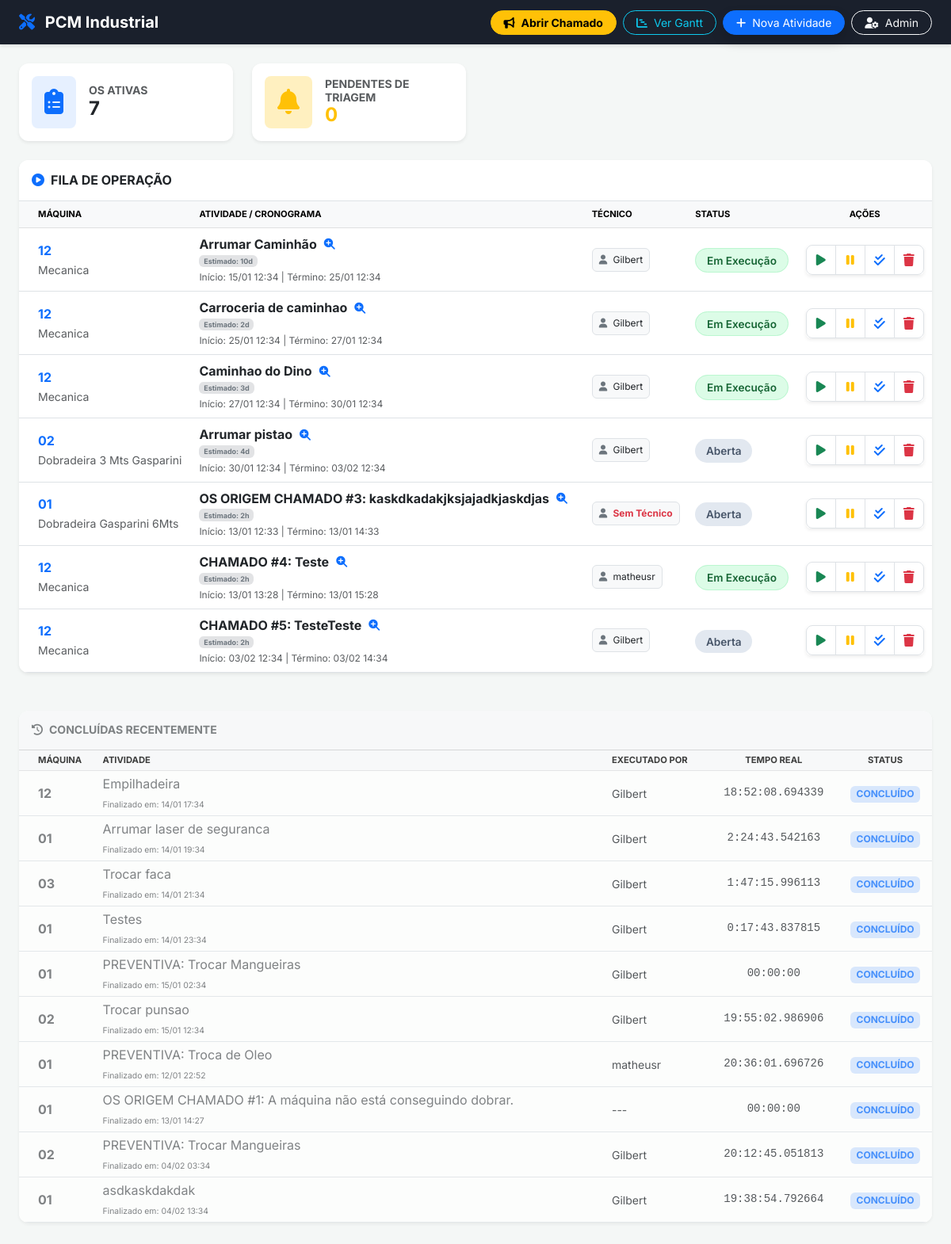
The page / on the database its author committed.
### assets/models.py (models this page shows, shortened)
class Atividade(models.Model):
    eh_emergencial = models.BooleanField(default=False, verbose_name="Emergencial (Corta fila)")
    STATUS_CHOICES = [
        ('aberta', 'Aberta'),
        ('executando', 'Em Execução'),
        ('pausada', 'Pausada'),
        ('finalizada', 'Finalizada'),
        ('parada', 'Parada/Cancelada'),
        ('cancelada', 'Cancelada'),
    ]
    maquina = models.ForeignKey(Maquina, on_delete=models.CASCADE)
    descricao = models.CharField(max_length=255) # Ex: Troca de Rolamento
    colaborador = models.ForeignKey(User, on_delete=models.SET_NULL, null=True, blank=True)
    status = models.CharField(max_length=20, choices=STATUS_CHOICES, default='aberta')
    motivo_cancelamento = models.TextField(null=True, blank=True)
    instrucoes_tecnicas = models.TextField(null=True, blank=True)
    duracao_estimada = models.DurationField(help_text="Tempo previsto (Ex: 02:00:00 para 2h)")
    data_planejada = models.DateTimeField(default=timezone.now)
    tempo_total_gasto = models.DurationField(default=timezone.timedelta(0))
    ultima_interacao = models.DateTimeField(null=True, blank=True)
    eh_preventiva = models.BooleanField(default=False, verbose_name="É uma manutenção preventiva?")
    procedimento_base = models.ForeignKey(
        ProcedimentoPreventivo,
        on_delete=models.SET_NULL,
        null=True,
        blank=True,
        verbose_name="Procedimento de Origem"
    )

class Maquina(models.Model):
    nome = models.CharField(max_length=100)
    codigo = models.CharField(max_length=50, unique=True) # Ex: TORNO-01
    def __str__(self):
        return f"{self.codigo} - {self.nome}"

### assets/views.py (the view)
# urls.py: path('', views.lista_atividades, name='lista_atividades'),
def lista_atividades(request):
    if request.method == 'POST':
        form = AtividadeForm(request.POST)
        if form.is_valid():
            atividade = form.save(commit=False)
            valor = int(form.cleaned_data.get('tempo_valor', 0))
            unidade = form.cleaned_data.get('tempo_unidade', 'horas')
            if unidade == 'dias':
                atividade.duracao_estimada = timedelta(days=valor)
            else:
                atividade.duracao_estimada = timedelta(hours=valor)
            if atividade.eh_preventiva and atividade.procedimento_base:
                atividade.descricao = f"PREVENTIVA: {atividade.procedimento_base.nome}"
                atividade.duracao_estimada = atividade.procedimento_base.duracao_estimada_padrao
            atividade.save()
            return redirect('lista_atividades')
    else:
        form = AtividadeForm()
    atividades_queryset = Atividade.objects.all()
    atividades_sequenciadas = sequenciar_atividades(atividades_queryset)
    chamados_pendentes = Chamado.objects.filter(status='pendente').order_by('-prioridade_indicada')
    atividades_pendentes = [a for a in atividades_sequenciadas if a.status != 'finalizada' and a.status != 'cancelada']
    atividades_concluidas = [a for a in atividades_sequenciadas if a.status == 'finalizada']
    tecnicos = User.objects.all()
    return render(request, 'assets/lista_ativos.html', {
        'atividades': atividades_pendentes,
        'atividades_concluidas': atividades_concluidas,
        'chamados_pendentes': chamados_pendentes,
        'tecnicos': tecnicos,
        'form': form
    })

### assets/models.py (called while the page is built)
    def __str__(self):
        return f"{self.codigo} - {self.nome}"

### assets/utils.py (called while the page is built)
def formatar_duracao(td):
    if not td:
        return "0h"
    dias = td.days
    horas = td.seconds // 3600
    if dias > 0:
        return f"{dias}d {horas}h" if horas > 0 else f"{dias}d"
    return f"{horas}h"

### assets/templates/assets/lista_ativos.html (shortened to what this page needs)
<!DOCTYPE html>
<html lang="pt-br">
<head>
    <link href="https://cdn.jsdelivr.net/npm/bootstrap@5.3.0/dist/css/bootstrap.min.css" rel="stylesheet">
    <link rel="stylesheet" href="https://cdnjs.cloudflare.com/ajax/libs/font-awesome/6.4.0/css/all.min.css">
</head>
<body>
    <nav class="navbar navbar-dark mb-4 sticky-top">
        <div class="container-fluid px-4">
            <a class="navbar-brand fw-bold" href="#">
                <i class="fas fa-tools me-2 text-primary"></i> PCM Industrial
            </a>
            <div class="d-flex gap-2">
                <a href="{% url 'abrir_chamado' %}" class="btn btn-warning btn-sm rounded-pill px-3 fw-bold">
                    <i class="fas fa-bullhorn me-2"></i>Abrir Chamado
                </a>
                <a href="{% url 'pagina_gantt' %}" class="btn btn-outline-info btn-sm rounded-pill px-3">
                    <i class="fas fa-chart-gantt me-2"></i>Ver Gantt
                </a>
                <button type="button" class="btn btn-primary btn-sm rounded-pill px-3 shadow" data-bs-toggle="modal" data-bs-target="#modalAtividade">
                    <i class="fas fa-plus me-2"></i>Nova Atividade
                </button>
                <a href="/admin" class="btn btn-outline-light btn-sm rounded-pill px-3">
                    <i class="fas fa-user-cog me-2"></i>Admin
                </a>
            </div>
        </div>
    </nav>
    <div class="container-fluid px-4">
        <div class="row mb-4">
            <div class="col-md-3">
                <div class="card p-3 d-flex flex-row align-items-center h-100 shadow-sm border-0">
                    <div class="bg-primary bg-opacity-10 p-3 rounded-3 me-3 text-primary">
                        <i class="fas fa-clipboard-list fa-2x"></i>
                    </div>
                    <div>
                        <h6 class="text-muted mb-0 small fw-bold">OS ATIVAS</h6>
                        <h4 class="fw-bold mb-0">{{ atividades|length }}</h4>
                    </div>
                </div>
            </div>
            <div class="col-md-3">
                <div class="card p-3 d-flex flex-row align-items-center h-100 shadow-sm border-0 {% if chamados_pendentes %}border-start border-warning border-4 bg-warning bg-opacity-10{% endif %}">
                    <div class="bg-warning bg-opacity-25 p-3 rounded-3 me-3 text-warning">
                        <i class="fas fa-bell fa-2x"></i>
                    </div>
                    <div>
                        <h6 class="text-muted mb-0 small fw-bold text-uppercase">Pendentes de Triagem</h6>
                        <h4 class="fw-bold mb-0 text-warning">{{ chamados_pendentes|length }}</h4>
                    </div>
                </div>
            </div>
        </div>
        <div class="card overflow-hidden mb-5 shadow-sm border-0">
            <div class="card-header bg-white py-3 border-bottom">
                <h6 class="mb-0 fw-bold text-dark"><i class="fas fa-play-circle me-2 text-primary"></i>FILA DE OPERAÇÃO</h6>
            </div>
            <div class="table-responsive">
                <table class="table table-hover align-middle mb-0">
                    <thead class="table-light">
                        <tr class="small text-muted" style="font-size: 0.7rem;">
                            <th class="ps-4">MÁQUINA</th>
                            <th>ATIVIDADE / CRONOGRAMA</th>
                            <th>TÉCNICO</th>
                            <th>STATUS</th>
                            <th class="text-center">AÇÕES</th>
                        </tr>
                    </thead>
                    <tbody>
                        {% for atividade in atividades %}
                        <tr>
                            <td class="ps-4">
                                <div class="fw-bold text-primary">{{ atividade.maquina.codigo }}</div>
                                <small class="text-muted small">{{ atividade.maquina.nome }}</small>
                            </td>
                            <td>
                                <div class="fw-bold d-flex align-items-center">
                                    {{ atividade.descricao }}
                                    <button class="btn btn-link btn-sm p-0 ms-2 text-primary" data-bs-toggle="modal" data-bs-target="#modalExpandir{{ atividade.id }}">
                                        <i class="fas fa-search-plus"></i>
                                    </button>
                                </div>
                                <div class="text-muted" style="font-size: 0.75rem;">
                                    <span class="badge bg-secondary-subtle text-secondary mb-1">Estimado: {{ atividade.duracao_formatada }}</span><br>
                                    Início: {{ atividade.inicio_calculado|date:"d/m H:i" }} | Término: {{ atividade.fim_calculado|date:"d/m H:i" }}
                                </div>
                            </td>
                            <td>
                                <span class="badge bg-light text-dark border p-2 fw-normal">
                                    <i class="fas fa-user me-1 text-secondary"></i>
                                    {% if atividade.colaborador %}
                                        {{ atividade.colaborador.first_name|default:atividade.colaborador.username }}
                                    {% else %}
                                        <span class="text-danger fw-bold italic">Sem Técnico</span>
                                    {% endif %}
                                </span>
                            </td>
                            <td><span id="status-badge-{{ atividade.id }}" class="status-badge status-{{ atividade.status }}">{{ atividade.get_status_display }}</span></td>
                            <td class="text-center">
                                <div class="btn-group shadow-sm">
                                    <button class="btn btn-action" hx-post="{% url 'alterar_status' atividade.id 'executando' %}" hx-target="#status-badge-{{ atividade.id }}" hx-swap="outerHTML"><i class="fas fa-play text-success"></i></button>
                                    <button class="btn btn-action" hx-post="{% url 'alterar_status' atividade.id 'pausada' %}" hx-target="#status-badge-{{ atividade.id }}" hx-swap="outerHTML"><i class="fas fa-pause text-warning"></i></button>
                                    <button class="btn btn-action text-primary" onclick="setTimeout(()=>location.reload(), 500)" hx-post="{% url 'alterar_status' atividade.id 'finalizada' %}" hx-target="#status-badge-{{ atividade.id }}"><i class="fas fa-check-double"></i></button>
                                    <button class="btn btn-action text-danger" data-bs-toggle="modal" data-bs-target="#modalCancela{{ atividade.id }}"><i class="fas fa-trash"></i></button>
                                </div>
                            </td>
                        </tr>
                        {% empty %}
                        <tr><td colspan="5" class="text-center py-5 text-muted">Nenhuma atividade pendente.</td></tr>
                        {% endfor %}
                    </tbody>
                </table>
            </div>
        </div>
        <div class="card overflow-hidden opacity-75 shadow-sm border-0 mb-5">
            <div class="card-header bg-light py-3">
                <h6 class="mb-0 fw-bold text-muted small text-uppercase"><i class="fas fa-history me-2"></i>Concluídas Recentemente</h6>
            </div>
            <div class="table-responsive">
                <table class="table table-sm align-middle mb-0">
                    <thead class="table-light">
                        <tr class="small text-muted" style="font-size: 0.7rem;">
                            <th class="ps-4">MÁQUINA</th>
                            <th>ATIVIDADE</th>
                            <th>EXECUTADO POR</th>
                            <th class="text-center">TEMPO REAL</th>
                            <th class="text-center">STATUS</th>
                        </tr>
                    </thead>
                    <tbody>
                        {% for atividade in atividades_concluidas %}
                        <tr class="bg-white">
                            <td class="ps-4 fw-bold text-muted">{{ atividade.maquina.codigo }}</td>
                            <td>
                                <div class="text-muted">{{ atividade.descricao }}</div>
                                <small class="text-muted" style="font-size: 0.65rem;">Finalizado em: {{ atividade.fim_calculado|date:"d/m H:i" }}</small>
                            </td>
                            <td>
                                <small>
                                    {% if atividade.colaborador %}
                                        {{ atividade.colaborador.first_name|default:atividade.colaborador.username }}
                                    {% else %}
                                        ---
                                    {% endif %}
                                </small>
                            </td>
                            <td class="text-center font-monospace small">{{ atividade.tempo_total_gasto|default:"00:00:00" }}</td>
                            <td class="text-center"><span class="badge bg-primary-subtle text-primary border-0">CONCLUÍDO</span></td>
                        </tr>
                        {% endfor %}
                    </tbody>
                </table>
            </div>
        </div>
    </div>
</body>
</html>

### assets/templates/assets/lista_ativos.html (style rules this page uses)
body { font-family: 'Inter', sans-serif; background-color: #f4f7f6; }
.navbar { background-color: #1a202c; box-shadow: 0 2px 4px rgba(0,0,0,0.1); }
.card { border: none; border-radius: 12px; box-shadow: 0 4px 6px rgba(0,0,0,0.05); }
.status-badge { font-size: 0.85rem; padding: 0.5em 1em; border-radius: 50px; font-weight: 600; }
.status-aberta { background-color: #e2e8f0; color: #475569; }
.status-executando { background-color: #dcfce7; color: #166534; border: 1px solid #bbf7d0; }
.btn-action { width: 38px; height: 38px; display: inline-flex; align-items: center; justify-content: center; border-radius: 8px; border: 1px solid #dee2e6; background: white; }

### rows shown on the page
Atividade: maquina.codigo "12", maquina.nome "Mecanica", descricao "Arrumar Caminhão", duracao_formatada "10d", inicio_calculado "15/01 12:34", fim_calculado "25/01 12:34", colaborador.first_name "Gilbert", status "Em Execução"
Atividade: maquina.codigo "12", maquina.nome "Mecanica", descricao "Carroceria de caminhao", duracao_formatada "2d", inicio_calculado "25/01 12:34", fim_calculado "27/01 12:34", colaborador.first_name "Gilbert", status "Em Execução"
Atividade: maquina.codigo "12", maquina.nome "Mecanica", descricao "Caminhao do Dino", duracao_formatada "3d", inicio_calculado "27/01 12:34", fim_calculado "30/01 12:34", colaborador.first_name "Gilbert", status "Em Execução"
Atividade: maquina.codigo "02", maquina.nome "Dobradeira 3 Mts Gasparini", descricao "Arrumar pistao", duracao_formatada "4d", inicio_calculado "30/01 12:34", fim_calculado "03/02 12:34", colaborador.first_name "Gilbert", status "Aberta"
Atividade: maquina.codigo "01", maquina.nome "Dobradeira Gasparini 6Mts", descricao "OS ORIGEM CHAMADO #3: kaskdkadakjksjajadkjaskdjas", duracao_formatada "2h", inicio_calculado "13/01 12:33", fim_calculado "13/01 14:33", shows "Sem Técnico", status "Aberta"
Atividade: maquina.codigo "12", maquina.nome "Mecanica", descricao "CHAMADO #4: Teste", duracao_formatada "2h", inicio_calculado "13/01 13:28", fim_calculado "13/01 15:28", colaborador.first_name "matheusr", status "Em Execução"
Atividade: maquina.codigo "12", maquina.nome "Mecanica", descricao "CHAMADO #5: TesteTeste", duracao_formatada "2h", inicio_calculado "03/02 12:34", fim_calculado "03/02 14:34", colaborador.first_name "Gilbert", status "Aberta"
Atividade: maquina.codigo "12", descricao "Empilhadeira", fim_calculado "14/01 17:34", colaborador.first_name "Gilbert", tempo_total_gasto "18:52:08.694339"
Atividade: maquina.codigo "01", descricao "Arrumar laser de seguranca", fim_calculado "14/01 19:34", colaborador.first_name "Gilbert", tempo_total_gasto "2:24:43.542163"
Atividade: maquina.codigo "03", descricao "Trocar faca", fim_calculado "14/01 21:34", colaborador.first_name "Gilbert", tempo_total_gasto "1:47:15.996113"
Atividade: maquina.codigo "01", descricao "Testes", fim_calculado "14/01 23:34", colaborador.first_name "Gilbert", tempo_total_gasto "0:17:43.837815"
Atividade: maquina.codigo "01", descricao "PREVENTIVA: Trocar Mangueiras", fim_calculado "15/01 02:34", colaborador.first_name "Gilbert", tempo_total_gasto "00:00:00"
Atividade: maquina.codigo "02", descricao "Trocar punsao", fim_calculado "15/01 12:34", colaborador.first_name "Gilbert", tempo_total_gasto "19:55:02.986906"
Atividade: maquina.codigo "01", descricao "PREVENTIVA: Troca de Oleo", fim_calculado "12/01 22:52", colaborador.first_name "matheusr", tempo_total_gasto "20:36:01.696726"
Atividade: maquina.codigo "01", descricao "OS ORIGEM CHAMADO #1: A máquina não está conseguindo dobrar.", fim_calculado "13/01 14:27", tempo_total_gasto "00:00:00"
Atividade: maquina.codigo "02", descricao "PREVENTIVA: Trocar Mangueiras", fim_calculado "04/02 03:34", colaborador.first_name "Gilbert", tempo_total_gasto "20:12:45.051813"
Atividade: maquina.codigo "01", descricao "asdkaskdakdak", fim_calculado "04/02 13:34", colaborador.first_name "Gilbert", tempo_total_gasto "19:38:54.792664"

### other values the page prints
{{ atividades|length }} "7"
{{ chamados_pendentes|length }} "0"
